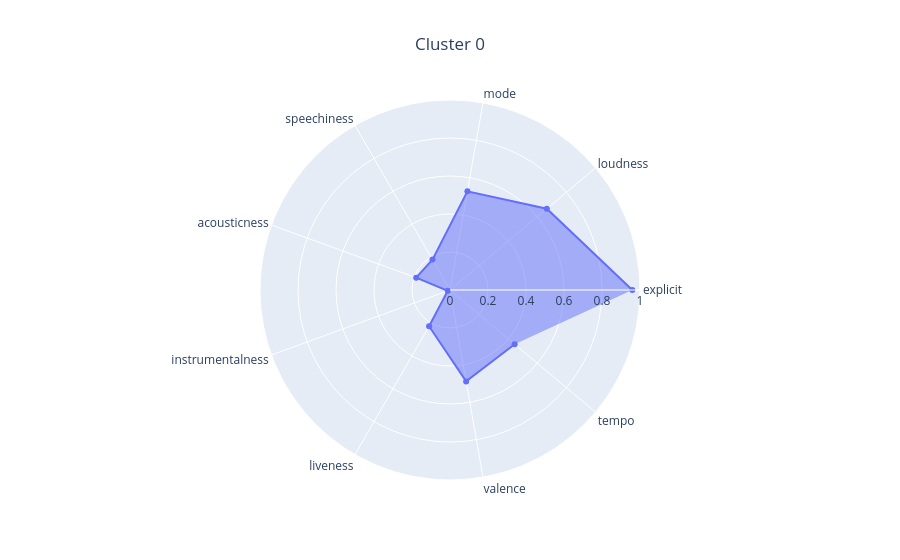
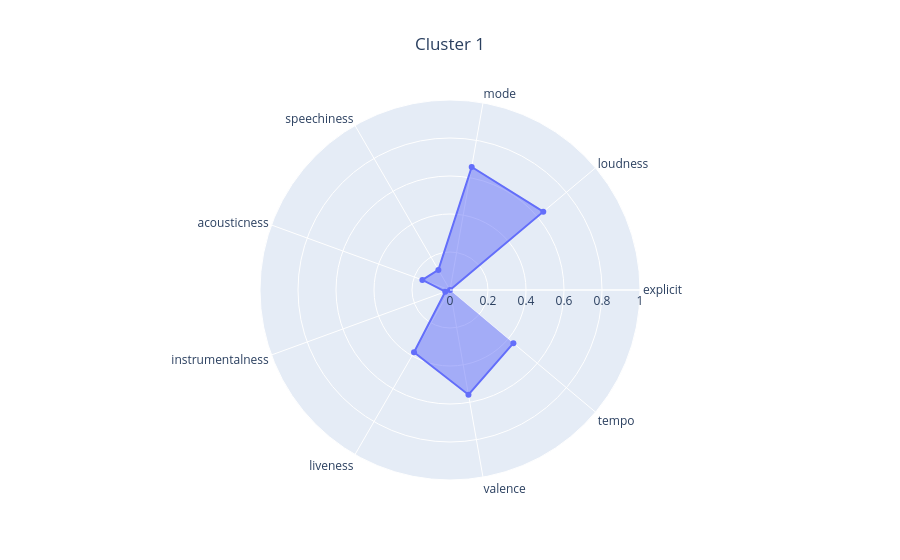
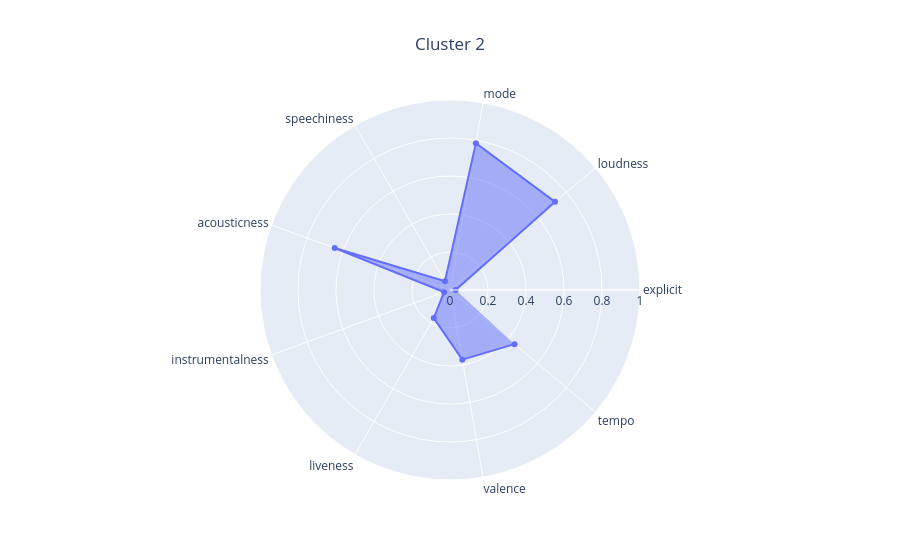
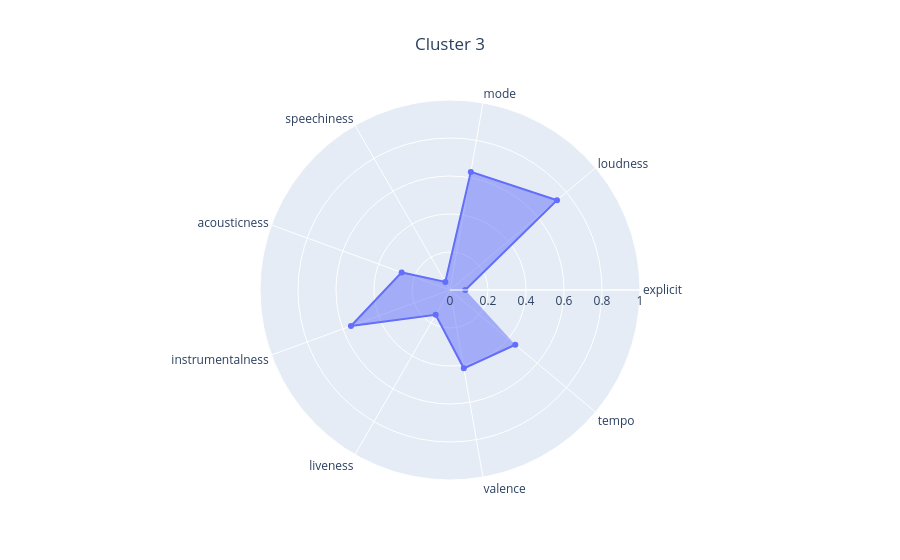

Notebook cell for these charts, in order:
### Code cell
clustering = KMeans(n_clusters=5, n_init="auto", random_state=0)
clustering.fit(X)

kmeans_analyzer = KMeansAnalyzer(df_songs_info, clustering_visualizer)
kmeans_analyzer.analyze_clustering(X, clustering)

### Figure 1 — Plotly figure (JSON) as saved in the notebook; plotly's stock layout.template omitted (floating-point values rounded to 4 significant figures)
{"data": [{"fill": "toself", "r": [0.9595, 0.6652, 0.5276, 0.1846, 0.1894, 0.01234, 0.2203, 0.4885, 0.4441], "theta": ["explicit", "loudness", "mode", "speechiness", "acousticness", "instrumentalness", "liveness", "valence", "tempo"], "type": "scatterpolar"}], "layout": {"polar": {"radialaxis": {"range": [0, 1]}}, "title": {"text": "Cluster 0", "x": 0.5}}}

### Figure 2 — Plotly figure (JSON) as saved in the notebook; plotly's stock layout.template omitted (floating-point values rounded to 4 significant figures)
{"data": [{"fill": "toself", "r": [0.0, 0.6408, 0.6577, 0.1222, 0.1548, 0.02647, 0.3789, 0.5598, 0.4356], "theta": ["explicit", "loudness", "mode", "speechiness", "acousticness", "instrumentalness", "liveness", "valence", "tempo"], "type": "scatterpolar"}], "layout": {"polar": {"radialaxis": {"range": [0, 1]}}, "title": {"text": "Cluster 1", "x": 0.5}}}

### Figure 3 — Plotly figure (JSON) as saved in the notebook; plotly's stock layout.template omitted (floating-point values rounded to 4 significant figures)
{"data": [{"fill": "toself", "r": [0.02953, 0.7219, 0.7848, 0.0528, 0.646, 0.03323, 0.1707, 0.3721, 0.4434], "theta": ["explicit", "loudness", "mode", "speechiness", "acousticness", "instrumentalness", "liveness", "valence", "tempo"], "type": "scatterpolar"}], "layout": {"polar": {"radialaxis": {"range": [0, 1]}}, "title": {"text": "Cluster 2", "x": 0.5}}}

### Figure 4 — Plotly figure (JSON) as saved in the notebook; plotly's stock layout.template omitted (floating-point values rounded to 4 significant figures)
{"data": [{"fill": "toself", "r": [0.08042, 0.7353, 0.6313, 0.04934, 0.2708, 0.5548, 0.1509, 0.4187, 0.4483], "theta": ["explicit", "loudness", "mode", "speechiness", "acousticness", "instrumentalness", "liveness", "valence", "tempo"], "type": "scatterpolar"}], "layout": {"polar": {"radialaxis": {"range": [0, 1]}}, "title": {"text": "Cluster 3", "x": 0.5}}}
